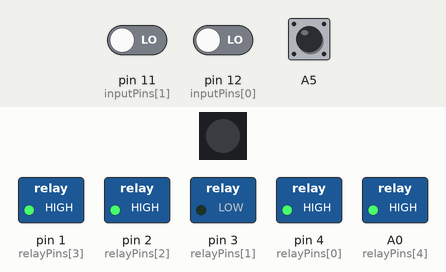
This sketch was run on a simulated Arduino Uno, built with avr-gcc and run on an emulated ATmega328P. Parts: 1 RGB LEDs in strip order, left to right, switched loads named in the sketch (green lamp = pin HIGH). Inputs (shaded band) come from the test bench; at power-on: A5 HIGH, pin 11 (inputPins[1]) LOW, pin 12 (inputPins[0]) LOW. Dim RGB values are drawn brighter than linear.

Above: at 1.2 s.
1.3 s: A5 pulled LOW for 0.15 s
At 2.0 s:
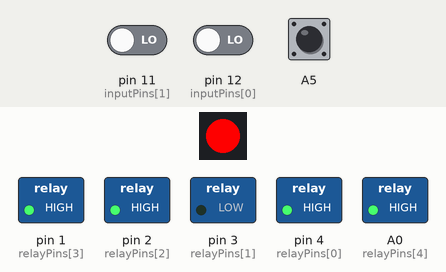
At 4.2 s:
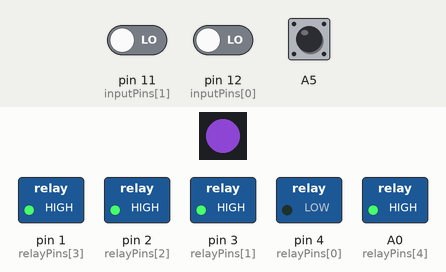
4.4 s: A5 pulled LOW for 3.2 s
At 8.4 s:
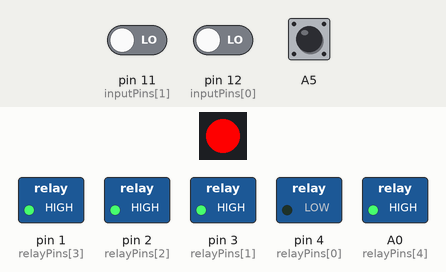
Timing chart, 0 to 38.2 s (numbered marks = the images above; inputs shaded):
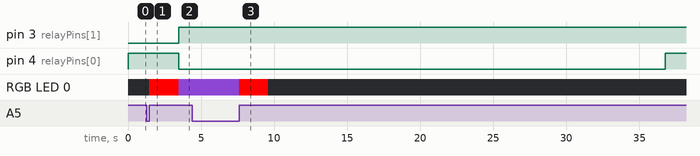

The sketch:

House_Lights_V4.ino.ino
```cpp
/*
 * Motion-Sensing House-Light System
 * By: Mark Freithaler
 * Authored On: 08/31/2017
 * Last Revised: 09/23/2017
 * Latest Revisions: Sleep Mode
 */
//Zone Indexes
#define ZONE_NONE     -1
#define ZONE_HALL     0
#define ZONE_DINING   1
#define ZONE_KITCHEN  2
#define ZONE_BATH     3
#define ZONE_BED      4
#define NUM_OF_ZONES  5 //Number of zones being used (Assuming that they are sequentially numbered from 0)

//Mode Indexes
#define MODE_SWITCHING  0 //Used to select the other modes
#define MODE_SLEEP      1 //Sleeps the system while the user sleeps. It awakes as soon as the motion in the central zone is detected
#define MODE_LOWPOWER   2 //Sleeps the system until the user awakens it
#define MODE_MANUAL     3 //Lets you manually set the zone by clicking the switch
#define MODE_SENSING    4 //Actively switches zones to follow the user
#define NUM_OF_MODES    5 //Total number of modes (Used for mode selection/cycling)

//Color Indexes
#define COLOR_NONE    0
#define COLOR_RED     1
#define COLOR_ORANGE  2
#define COLOR_YELLOW  3
#define COLOR_GREEN   4
#define COLOR_CYAN    5
#define COLOR_BLUE    6
#define COLOR_VIOLET  7
#define NUM_OF_COLORS 8

//Possible Button States
#define BUTTON_UNPRESSED  0
#define BUTTON_CLICKED    1
#define BUTTON_IS_HELD    2

//Parameters
#define PERIOD_MS       5 //The frequency with which the system updates (Low -> double-triggering, High -> lag)
#define TRANSITION_MS   1000 //The perod after the hall-zone being HIGH, during which zone changes can occur
#define COOLDOWN_MS     7000 //The period after which a formerly active zone has to wait before being reactivated
#define SELECT_MS       2000 //Time spent sitting on a mode selection before it is selected
#define LED_BRIGHTNESS  42 //Scale of 0-42, for the mode indicator light
#define HOLD_THRESH_MS  2000 //Time to hold button before it considers it a hold instead of a single press
#define SLEEP_TIMER_MS  30000 //Time before the lights go out in sleep mode

#include <Adafruit_NeoPixel.h>
#include <LowPower.h>

Adafruit_NeoPixel pixels = Adafruit_NeoPixel(1, A4, NEO_GRB + NEO_KHZ800);

int oldButtonPinState = HIGH;
int newButtonPinState = HIGH;
int switchPinVal = LOW;
int activeZone = -1;
int nextZone = -1;
int senseVal = 0;
int greatest = 0;
int transitionTimer = 0;
int lastZoneState[] = {LOW,LOW,LOW,LOW,LOW,LOW,LOW,LOW};
int currentZoneState[] = {LOW,LOW,LOW,LOW,LOW,LOW,LOW,LOW};
int selectTimer = -1;
int sleepTimer = 0;
int buttonPressTimer = 0;
int buttonState = 0;
bool transitioning = false;
bool selecting = false;
uint8_t nextMode = 0;
uint8_t mode = 0;
unsigned int zoneCooldown[] = {0,0,0,0,0,0,0,0};
unsigned int likelihood[] = {0,0,0,0,0,0,0,0};
static const uint8_t relayPins[] = {4,3,2,1,A0,A1,A2,A3};
static const uint8_t inputPins[] = {12,11,10,9,8,7,6,5};
static const uint8_t colorsRGB[][3] = {{0,0,0},{6,0,0},{4,2,0},{3,3,0},{0,6,0},{0,3,3},{0,0,6},{2,1,3}};

void turnZoneOn(int z){
  if(z < NUM_OF_ZONES && z > -1){
    digitalWrite(relayPins[z],LOW);
  }
  return;
}

void turnZoneOff(int z){
  if(z < NUM_OF_ZONES && z > -1){
    digitalWrite(relayPins[z],HIGH);
  }
  return;
}

void switchToZone(int z){
  if(activeZone != z){
    turnZoneOff(activeZone);
    activeZone = z;
    turnZoneOn(activeZone);
  }
  return;
}

int cycleToNextZone(int fromZone){
  int toZone = (fromZone+1)%NUM_OF_ZONES;
  switchToZone(toZone);
  return toZone;
}

void flashColor(uint8_t color, uint8_t count){ //Flashes the control box's LED (CURRENTLY NOT WORKING)
  color %= NUM_OF_COLORS;
  count %= 10;
  uint8_t r = (colorsRGB[color][0])*LED_BRIGHTNESS;
  uint8_t g = (colorsRGB[color][1])*LED_BRIGHTNESS;
  uint8_t b = (colorsRGB[color][2])*LED_BRIGHTNESS;
  for(int i = 0; i < count; i++){
    pixels.setPixelColor(0, r, g, b);
    pixels.show();
    delay(500);
    pixels.clear();
    pixels.show();
  }
  return;
}

void switchToColor(uint8_t color){ //Changes the color of the control-box's LED
  color %= NUM_OF_COLORS;
  uint8_t r = (colorsRGB[color][0])*LED_BRIGHTNESS;
  uint8_t g = (colorsRGB[color][1])*LED_BRIGHTNESS;
  uint8_t b = (colorsRGB[color][2])*LED_BRIGHTNESS;
  pixels.setPixelColor(0, r, g, b);
  pixels.show();
  return;
}

bool sensingMode(){ //Actively switches zones to follow movement
  //Refresh Inputs
  lastZoneState[0] = currentZoneState[0];
  for (int i = 0; i < NUM_OF_ZONES; i++){
    currentZoneState[i] = digitalRead(inputPins[i]);
    zoneCooldown[i] = decrementToZero(zoneCooldown[i], PERIOD_MS);
  }

  //Reset the choosing process
  if(inputRisingEdge(0) || inputFallingEdge(activeZone)){
    for (int i = 1; i < NUM_OF_ZONES; i++){
      likelihood[i] = 0;
    }
    greatest = 0;
  }

  //Update Likelihoods
  for (int i = 1; i < NUM_OF_ZONES; i++){
    if((currentZoneState[i] == HIGH) && (zoneCooldown[i] <= 0)){
      likelihood[i] += 1;
    }
    if(likelihood[i] > (likelihood[greatest]+1)){ //The +1 s required so that turn-order does not influence the preference
      greatest = i;
    }
  }

  //UpdateTransition
  if(currentZoneState[0] == HIGH){
    transitionTimer = TRANSITION_MS;
  }
  transitionTimer = decrementToZero(transitionTimer, PERIOD_MS);

  //Zone Decision
  if((likelihood[greatest] > 3) && (zoneCooldown[greatest] <= 0) && (transitionTimer > 0)){
    zoneCooldown[activeZone] = COOLDOWN_MS;
    switchToZone(greatest);
    return true;
  }
  return false;
}

void sleepMode(){ //Sleeps the system until motion is detected
  int sum = 0;
  switch(activeZone){
    case ZONE_HALL: //Waiting for a timer to expire and then going to sleep
      if(sleepTimer <= 0){
        switchToColor(COLOR_NONE);
        switchToZone(ZONE_NONE);
      }else{
        sleepTimer -= PERIOD_MS;
      }
      break;
    case ZONE_NONE: //In sleep mode
      for(int i = 1; i < NUM_OF_ZONES; i++){ //This extra checking for active zones rules out a flase-triggerng in just ZONE_HALL
        if(digitalRead(inputPins[i]) == LOW){
          sum = 1;
          i = NUM_OF_ZONES;
        }
      }
      while((digitalRead(inputPins[0]) == LOW)&&(sum == 1)){
        LowPower.idle(SLEEP_2S, ADC_OFF, TIMER2_OFF, TIMER1_OFF, TIMER0_OFF, SPI_OFF, USART0_OFF, TWI_OFF);
      }
      mode = MODE_SENSING;
      break;
    default: //Case that starts off the sleep sequence
      sleepTimer = SLEEP_TIMER_MS;
      switchToColor(COLOR_VIOLET);
      switchToZone(ZONE_HALL);
      break;
  }
  return;
}

void lowPowerMode(){ //Mode during which it s leeps the system until the button is pressed
  switchToZone(ZONE_NONE);
  restUntilButton();
  switchToColor(MODE_SENSING);
  delay(1000);
  switchToColor(COLOR_NONE);
  mode = MODE_SENSING;
  return;
}

void manualMode(){ //Mode during which it sits on the first zone triggered
  if(buttonState == BUTTON_CLICKED){
    cycleToNextZone(activeZone);
  }
  /* The old code from when it was "Paused Mode" That stuck to the first zone it transitioned to
  if(sensingMode()){
    restUntilButton();
  }
  */
  return;
}

void switchingMode(){ //Mode during which a new mode can be selected using the button and LED
  switch(buttonState){
    case BUTTON_IS_HELD:
      switchToColor(COLOR_VIOLET);
      selectTimer = SELECT_MS;
      nextMode = 0;
      break;
    case BUTTON_CLICKED:
      nextMode = (nextMode+1)%NUM_OF_MODES;
      if(nextMode == 0){
        nextMode = 1;
      }
      switchToColor(nextMode%NUM_OF_COLORS);
      selectTimer = SELECT_MS;
      break;
    default:
      if(selectTimer > 0){
        selectTimer -= PERIOD_MS;
      }else{
        mode = nextMode;
        selecting = false;
        turnOffLED();
      }
      break;
  }
  return;
}

void restUntilButton(){ //Sleeps the system until the button is pressed
  while(digitalRead(A5) == HIGH){
    LowPower.idle(SLEEP_2S, ADC_OFF, TIMER2_OFF, TIMER1_OFF, TIMER0_OFF, SPI_OFF, USART0_OFF, TWI_OFF);
  }
  delay(500);
  do{
    delay(250);
  }while(digitalRead(A5) == LOW);
  return;
}

void turnOffLED(){
  pixels.clear();
  pixels.show();
  return;
}

bool inputFallingEdge(int zone){
  return (currentZoneState[zone] == LOW) && (lastZoneState[zone] == HIGH);
}

bool inputRisingEdge(int zone){
  return (currentZoneState[zone] == HIGH) && (lastZoneState[zone] == LOW);
}

int decrementToZero(int currentTimeLeft, int amountToDecrement){
  if(currentTimeLeft <= amountToDecrement){
    return 0;
  }else{
    return currentTimeLeft - amountToDecrement;
  }
}

void updateButtonState(){
  oldButtonPinState = newButtonPinState;
  newButtonPinState = digitalRead(A5);

  if(newButtonPinState == HIGH){ //The button is currently unpressed
    buttonPressTimer = 0;
    if (oldButtonPinState == LOW){//The button was just released
      oldButtonPinState = HIGH;
      buttonState = BUTTON_CLICKED; //There may be a need to add debouncing, depending on the switch being used and the integrity of its signaling
    }else{
      buttonState = BUTTON_UNPRESSED;
    }
  }else{ //The button is currently being held down
    buttonPressTimer += PERIOD_MS;
    if(buttonPressTimer > HOLD_THRESH_MS){
      buttonState = BUTTON_IS_HELD;
    }
    if (oldButtonPinState == HIGH){//The button was just depressed
      oldButtonPinState = LOW;
    }
  }
  return;
}

void setup(){
  for (int i = 0; i < NUM_OF_ZONES; i++){
    pinMode(relayPins[i], OUTPUT);
    digitalWrite(relayPins[i],HIGH);
  }
  for (int i = 0; i < NUM_OF_ZONES; i++) {
    pinMode(inputPins[i], INPUT);
  }
  pinMode(A5, INPUT_PULLUP);
  pixels.begin();
  switchToZone(1);
  digitalWrite(13,LOW);
}

void loop(){
  switch(mode){
    case 0:
      switchingMode();
      break;
    case 1:
      sleepMode();
      break;
    case 2:
      lowPowerMode();
      break;
    case 3:
      manualMode();
      break;
    case 4:
      sensingMode();
      break;
    default:
      break;
  }

  updateButtonState();
  if(buttonState == BUTTON_IS_HELD){
    mode = MODE_SWITCHING;
  }

  //Period
  delay(PERIOD_MS);
}
```

Measured:
- after the input at 1.3 s, pin 3 (relayPins[1]): LOW → HIGH after 2.2 s; pin 4 (relayPins[0]): HIGH → LOW after 2.2 s; RGB LED 0: off → RGB(252, 0, 0) after 0.16 s, → RGB(84, 42, 126) 2.0 s later
- after the input at 4.4 s, pin 4 (relayPins[0]): LOW → HIGH after 32.4 s instead of 29.2 s
